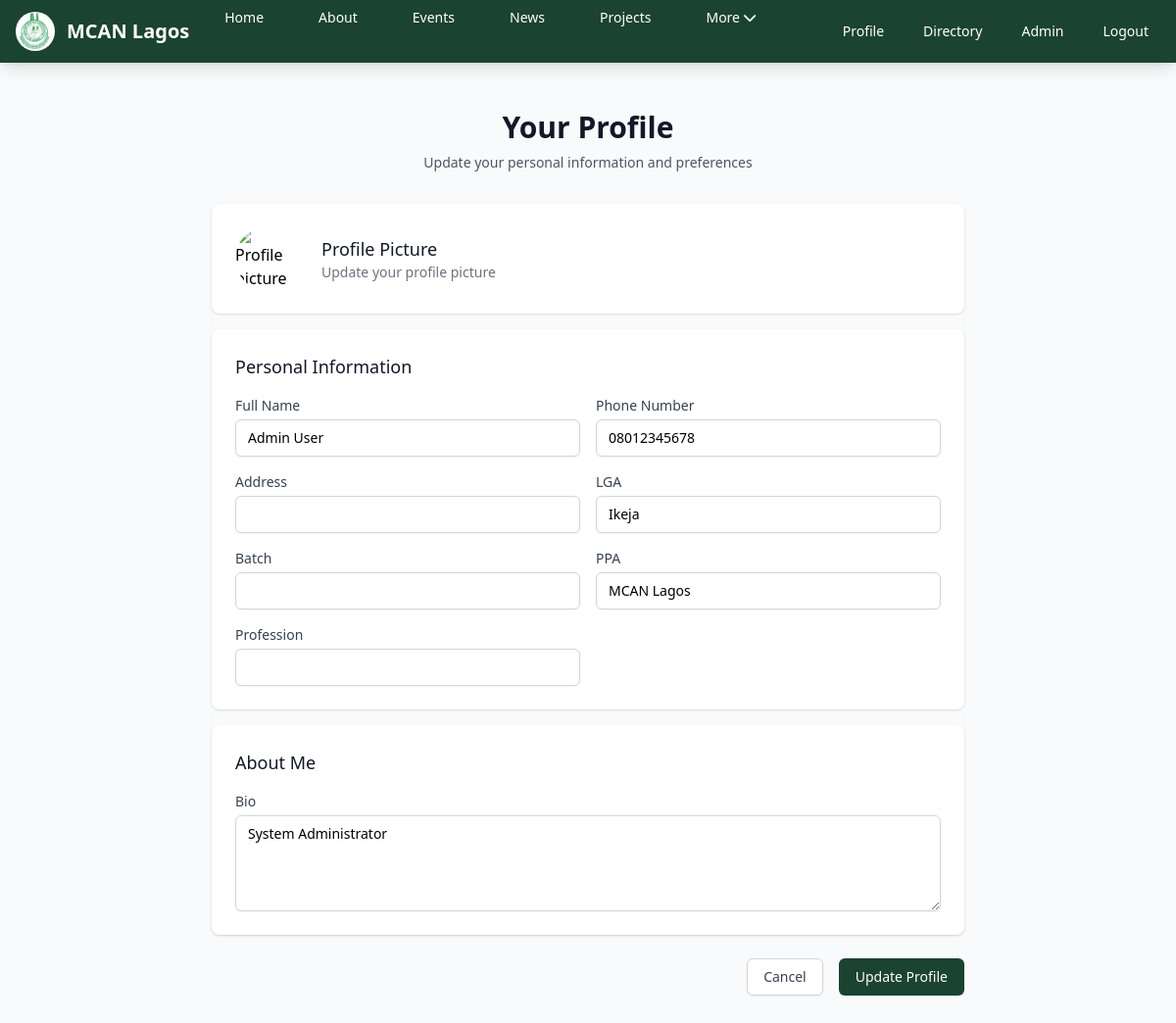
Page /auth/profile (signed in) on the committed database.
### app/models.py (models this page shows)
class Profile(db.Model):
    __tablename__ = 'profiles'
    id = db.Column(db.Integer, primary_key=True)
    user_id = db.Column(db.Integer, db.ForeignKey('users.id'))
    full_name = db.Column(db.String(64))
    phone = db.Column(db.String(20))
    state_code = db.Column(db.String(20))
    address = db.Column(db.String(128))
    lga = db.Column(db.String(64))
    batch = db.Column(db.String(20))
    ppa = db.Column(db.String(128))
    profession = db.Column(db.String(64))
    bio = db.Column(db.Text)
    profile_picture = db.Column(db.String(128))
    created_at = db.Column(db.DateTime, default=datetime.utcnow)
    updated_at = db.Column(db.DateTime, default=datetime.utcnow, onupdate=datetime.utcnow)

### app/auth/views.py (the view)
@auth.route('/profile', methods=['GET', 'POST'])
@login_required
def profile():
    form = ProfileForm()
    if form.validate_on_submit():
        current_user.profile.full_name = form.full_name.data
        current_user.profile.phone = form.phone.data
        current_user.profile.address = form.address.data
        current_user.profile.lga = form.lga.data
        current_user.profile.batch = form.batch.data
        current_user.profile.ppa = form.ppa.data
        current_user.profile.profession = form.profession.data
        current_user.profile.bio = form.bio.data
        if form.profile_picture.data:
            pass
        db.session.commit()
        flash('Your profile has been updated.', 'success')
        return redirect(url_for('auth.profile'))
    elif request.method == 'GET':
        form.full_name.data = current_user.profile.full_name
        form.phone.data = current_user.profile.phone
        form.address.data = current_user.profile.address
        form.lga.data = current_user.profile.lga
        form.batch.data = current_user.profile.batch
        form.ppa.data = current_user.profile.ppa
        form.profession.data = current_user.profile.profession
        form.bio.data = current_user.profile.bio
    return render_template('auth/profile.html', form=form)

### app/auth/forms.py
class ProfileForm(FlaskForm):
    full_name = StringField('Full Name', validators=[DataRequired(), Length(1, 64)])
    phone = StringField('Phone Number', validators=[DataRequired(), Length(1, 20)])
    address = StringField('Address', validators=[Length(0, 128)])
    lga = StringField('LGA', validators=[DataRequired(), Length(1, 64)])
    batch = StringField('Batch', validators=[DataRequired(), Length(1, 20)])
    ppa = StringField('PPA', validators=[DataRequired(), Length(1, 128)])
    profession = StringField('Profession', validators=[DataRequired(), Length(1, 64)])
    bio = TextAreaField('Bio')
    profile_picture = StringField('Profile Picture URL')
    submit = SubmitField('Update Profile')

### app/models.py (called while the page is built)
@login_manager.user_loader
def load_user(user_id):
    return User.query.get(int(user_id))

### app/templates/auth/profile.html (shortened to what this page needs)
{% extends "base.html" %}
{% block content %}
<div class="min-h-screen py-12 px-4 sm:px-6 lg:px-8">
    <div class="max-w-3xl mx-auto">
        <div class="text-center">
            <h2 class="text-3xl font-extrabold text-gray-900">
                Your Profile
            </h2>
            <p class="mt-2 text-sm text-gray-600">
                Update your personal information and preferences
            </p>
        </div>
        <form class="mt-8 space-y-6" method="POST" enctype="multipart/form-data">
            <div class="rounded-md shadow-sm space-y-4">
                <div class="bg-white p-6 rounded-lg shadow">
                    <div class="flex items-center space-x-6">
                        <div class="shrink-0">
                            <img class="h-16 w-16 object-cover rounded-full"
                                 src="{{ current_user.profile.profile_picture or url_for('static', filename='images/default-profile.png') }}"
                                 alt="Profile picture">
                        </div>
                        <div>
                            <h3 class="text-lg font-medium text-gray-900">Profile Picture</h3>
                            <p class="text-sm text-gray-500">Update your profile picture</p>
                        </div>
                    </div>
                </div>
                <div class="bg-white p-6 rounded-lg shadow">
                    <h3 class="text-lg font-medium text-gray-900 mb-4">Personal Information</h3>
                    <div class="grid grid-cols-1 gap-4 sm:grid-cols-2">
                        <div>
                            {{ form.full_name.label(class="block text-sm font-medium text-gray-700") }}
                            {{ form.full_name(class="mt-1 block w-full border border-gray-300 rounded-md shadow-sm py-2 px-3 focus:outline-none focus:ring-mcan-green focus:border-mcan-green sm:text-sm") }}
                        </div>
                        <div>
                            {{ form.phone.label(class="block text-sm font-medium text-gray-700") }}
                            {{ form.phone(class="mt-1 block w-full border border-gray-300 rounded-md shadow-sm py-2 px-3 focus:outline-none focus:ring-mcan-green focus:border-mcan-green sm:text-sm") }}
                        </div>
                        <div>
                            {{ form.address.label(class="block text-sm font-medium text-gray-700") }}
                            {{ form.address(class="mt-1 block w-full border border-gray-300 rounded-md shadow-sm py-2 px-3 focus:outline-none focus:ring-mcan-green focus:border-mcan-green sm:text-sm") }}
                        </div>
                        <div>
                            {{ form.lga.label(class="block text-sm font-medium text-gray-700") }}
                            {{ form.lga(class="mt-1 block w-full border border-gray-300 rounded-md shadow-sm py-2 px-3 focus:outline-none focus:ring-mcan-green focus:border-mcan-green sm:text-sm") }}
                        </div>
                        <div>
                            {{ form.batch.label(class="block text-sm font-medium text-gray-700") }}
                            {{ form.batch(class="mt-1 block w-full border border-gray-300 rounded-md shadow-sm py-2 px-3 focus:outline-none focus:ring-mcan-green focus:border-mcan-green sm:text-sm") }}
                        </div>
                        <div>
                            {{ form.ppa.label(class="block text-sm font-medium text-gray-700") }}
                            {{ form.ppa(class="mt-1 block w-full border border-gray-300 rounded-md shadow-sm py-2 px-3 focus:outline-none focus:ring-mcan-green focus:border-mcan-green sm:text-sm") }}
                        </div>
                        <div>
                            {{ form.profession.label(class="block text-sm font-medium text-gray-700") }}
                            {{ form.profession(class="mt-1 block w-full border border-gray-300 rounded-md shadow-sm py-2 px-3 focus:outline-none focus:ring-mcan-green focus:border-mcan-green sm:text-sm") }}
                        </div>
                    </div>
                </div>
                <div class="bg-white p-6 rounded-lg shadow">
                    <h3 class="text-lg font-medium text-gray-900 mb-4">About Me</h3>
                    <div>
                        {{ form.bio.label(class="block text-sm font-medium text-gray-700") }}
                        {{ form.bio(class="mt-1 block w-full border border-gray-300 rounded-md shadow-sm py-2 px-3 focus:outline-none focus:ring-mcan-green focus:border-mcan-green sm:text-sm", rows="4") }}
                    </div>
                </div>
            </div>
            <div class="flex justify-end space-x-4">
                <a href="{{ url_for('main.index') }}" class="inline-flex justify-center py-2 px-4 border border-gray-300 shadow-sm text-sm font-medium rounded-md text-gray-700 bg-white hover:bg-gray-50 focus:outline-none focus:ring-2 focus:ring-offset-2 focus:ring-mcan-green">
                    Cancel
                </a>
                {{ form.submit(class="inline-flex justify-center py-2 px-4 border border-transparent shadow-sm text-sm font-medium rounded-md text-white bg-mcan-green hover:bg-mcan-light-green focus:outline-none focus:ring-2 focus:ring-offset-2 focus:ring-mcan-green") }}
            </div>
        </form>
    </div>
</div>
{% endblock %}

### rows in the picture
Profile: full_name "Admin User", phone "08012345678", lga "Ikeja", ppa "MCAN Lagos", bio "System Administrator"
